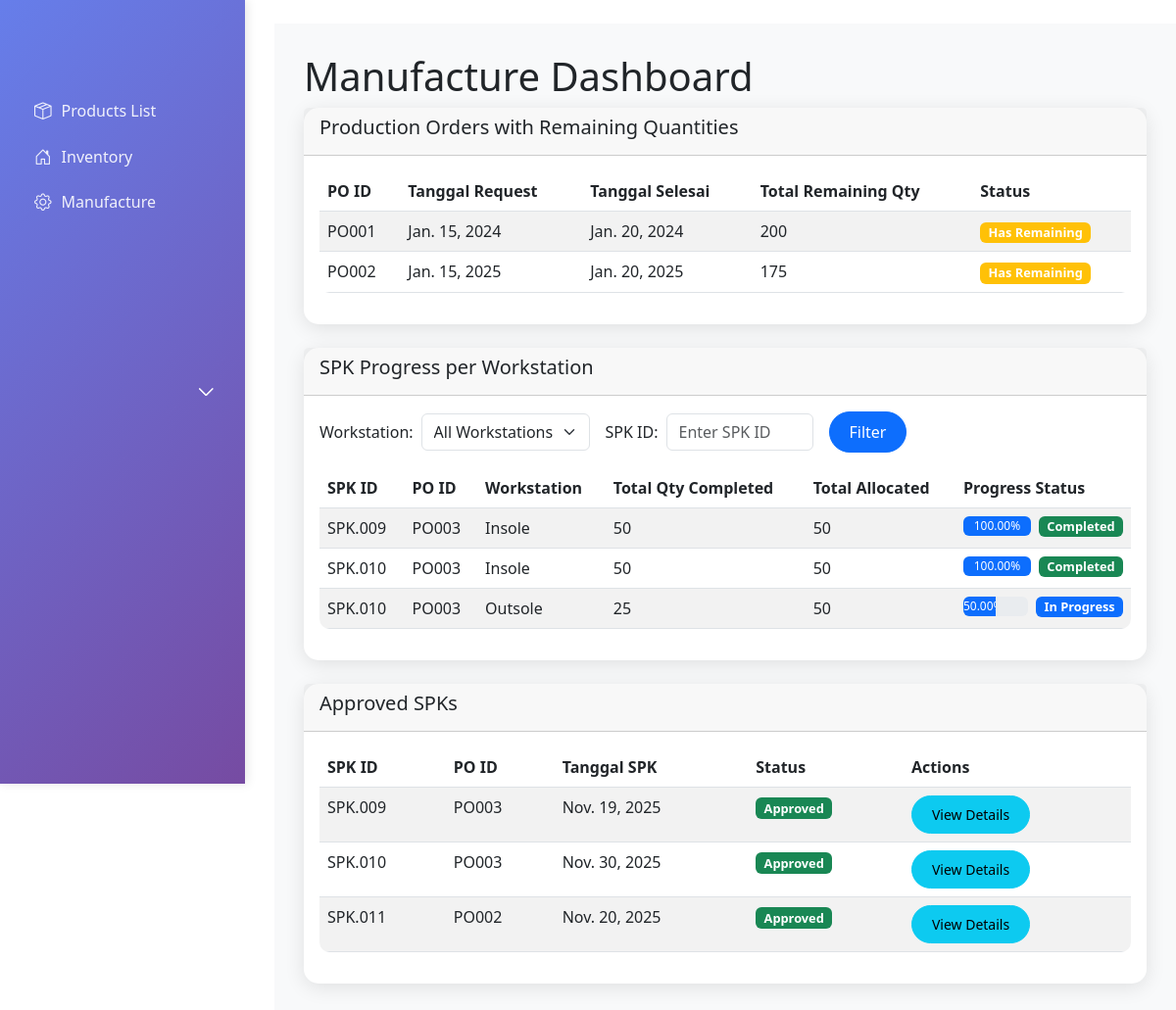
The app's page /manufacture/dashboard/ with its own data.
### manufacture/models.py (models this page shows, shortened)
class ProductionOrder(models.Model):
    id_po = models.CharField(max_length=50, primary_key=True)
    tanggal_request = models.DateField()
    tanggal_selesai = models.DateField()

class SuratPerintahKerja(models.Model):
    STATUS_CHOICES = [
        ('Draft', 'Draft'),
        ('Approved', 'Approved'),
    ]
    id_spk = models.CharField(max_length=50, primary_key=True)
    id_po = models.ForeignKey(ProductionOrder, on_delete=models.CASCADE)
    tanggal_spk = models.DateField()
    status = models.CharField(max_length=50, choices=STATUS_CHOICES, default='Draft')
    keterangan = models.TextField(blank=True)

### manufacture/views.py (the view)
# urls.py: path('dashboard/', views.manufacture_dashboard, name='manufacture_dashboard'),
def manufacture_dashboard(request):
    workstation_filter = request.GET.get('workstation', '')
    spk_filter = request.GET.get('spk_id', '')
    pos_with_remaining = []
    all_pos = ProductionOrder.objects.all()
    for po in all_pos:
        total_po_output = po.productionorderdetail_set.aggregate(
            total=Sum('qty_produksi')
        )['total'] or 0
        total_spk_approved = SPKOutput.objects.filter(
            id_spk__id_po=po,
            id_spk__status='Approved'
        ).aggregate(total=Sum('qty_output'))['total'] or 0
        remaining = total_po_output - total_spk_approved
        if remaining > 0:
            po.total_remaining = remaining
            pos_with_remaining.append(po)
    spk_progress = ProductionProgress.objects.values(
        'id_spk__id_spk',
        'id_spk__id_po__id_po',
        'id_stasiunkerja__nama_stasiun_kerja',
        'id_stasiunkerja'
    ).annotate(
        total_qty_selesai=Sum('qty_selesai')
    ).order_by('id_spk__id_spk', 'id_stasiunkerja__nama_stasiun_kerja')
    progress_data = []
    for progress in spk_progress:
        spk_id = progress['id_spk__id_spk']
        station_id = progress['id_stasiunkerja']
        total_selesai = progress['total_qty_selesai'] or 0
        products_with_station = BOMDetail.objects.filter(
            id_stasiunkerja=station_id
        ).values_list('id_product', flat=True).distinct()
        total_allocated = SPKOutput.objects.filter(
            id_spk__id_spk=spk_id,
            id_product__in=products_with_station
        ).aggregate(total=Sum('qty_output'))['total'] or 0
        percentage = (total_selesai / total_allocated * 100) if total_allocated > 0 else 0
        progress_data.append({
            'spk_id': spk_id,
            'po_id': progress['id_spk__id_po__id_po'],
            'station_name': progress['id_stasiunkerja__nama_stasiun_kerja'],
            'total_qty_selesai': total_selesai,
            'total_allocated': total_allocated,
            'percentage': round(percentage, 2)
        })
    if workstation_filter:
        progress_data = [p for p in progress_data if p['station_name'] == workstation_filter]
    if spk_filter:
        progress_data = [p for p in progress_data if spk_filter.lower() in p['spk_id'].lower()]
    spks = SuratPerintahKerja.objects.filter(status='Approved').select_related('id_po')
    workstations = StasiunKerja.objects.all()
    context = {
        'pos_with_remaining': pos_with_remaining,
        'spk_progress': progress_data,
        'spks': spks,
        'workstation_filter': workstation_filter,
        'spk_filter': spk_filter,
        'workstations': workstations,
    }
    return render(request, 'manufacture/dashboard.html', context)

### manufacture/templates/manufacture/dashboard.html (shortened to what this page needs)
{% extends 'base.html' %}
{% block content %}
<h1>Manufacture Dashboard</h1>
<div class="card mb-4">
    <div class="card-header">
        <h5>Production Orders with Remaining Quantities</h5>
    </div>
    <div class="card-body">
        <div class="table-responsive">
            <table class="table table-striped">
                <thead>
                    <tr>
                        <th>PO ID</th>
                        <th>Tanggal Request</th>
                        <th>Tanggal Selesai</th>
                        <th>Total Remaining Qty</th>
                        <th>Status</th>
                    </tr>
                </thead>
                <tbody>
                    {% for po in pos_with_remaining %}
                    <tr>
                        <td>{{ po.id_po }}</td>
                        <td>{{ po.tanggal_request }}</td>
                        <td>{{ po.tanggal_selesai }}</td>
                        <td>{{ po.total_remaining }}</td>
                        <td>
                            <span class="badge bg-warning">Has Remaining</span>
                        </td>
                    </tr>
                    {% endfor %}
                </tbody>
            </table>
        </div>
    </div>
</div>
<div class="card mb-4">
    <div class="card-header">
        <h5>SPK Progress per Workstation</h5>
    </div>
    <div class="card-body">
        <div class="mb-3">
            <form method="get" class="d-flex align-items-center flex-wrap">
                <label for="workstation" class="form-label me-2 mb-0">Workstation:</label>
                <select name="workstation" id="workstation" class="form-select me-3" style="width: auto;">
                    <option value="">All Workstations</option>
                </select>
                <label for="spk_id" class="form-label me-2 mb-0">SPK ID:</label>
                <input type="text" name="spk_id" id="spk_id" class="form-control me-3" style="width: 150px;" placeholder="Enter SPK ID" value="{{ spk_filter }}">
                <button type="submit" class="btn btn-primary me-2">Filter</button>
            </form>
        </div>
        <div class="table-responsive">
            <table class="table table-striped">
                <thead>
                    <tr>
                        <th>SPK ID</th>
                        <th>PO ID</th>
                        <th>Workstation</th>
                        <th>Total Qty Completed</th>
                        <th>Total Allocated</th>
                        <th>Progress Status</th>
                    </tr>
                </thead>
                <tbody>
                    {% for progress in spk_progress %}
                    <tr>
                        <td>{{ progress.spk_id }}</td>
                        <td>{{ progress.po_id }}</td>
                        <td>{{ progress.station_name }}</td>
                        <td>{{ progress.total_qty_selesai }}</td>
                        <td>{{ progress.total_allocated }}</td>
                        <td>
                            <div class="d-flex align-items-center">
                                <div class="progress flex-grow-1 me-2" style="height: 20px;">
                                    <div class="progress-bar" role="progressbar"
                                         style="width: {{ progress.percentage }}%;"
                                         aria-valuenow="{{ progress.percentage }}"
                                         aria-valuemin="0" aria-valuemax="100">
                                        {{ progress.percentage }}%
                                    </div>
                                </div>
                                {% if progress.percentage == 100 %}
                                    <span class="badge bg-success">Completed</span>
                                {% elif progress.percentage > 0 %}
                                    <span class="badge bg-primary">In Progress</span>
                                {% else %}
                                    <span class="badge bg-secondary">Not Started</span>
                                {% endif %}
                            </div>
                        </td>
                    </tr>
                    {% endfor %}
                </tbody>
            </table>
        </div>
    </div>
</div>
<div class="card mb-4">
    <div class="card-header">
        <h5>Approved SPKs</h5>
    </div>
    <div class="card-body">
        <div class="table-responsive">
            <table class="table table-striped">
                <thead>
                    <tr>
                        <th>SPK ID</th>
                        <th>PO ID</th>
                        <th>Tanggal SPK</th>
                        <th>Status</th>
                        <th>Actions</th>
                    </tr>
                </thead>
                <tbody>
                    {% for spk in spks %}
                    <tr>
                        <td>{{ spk.id_spk }}</td>
                        <td>{{ spk.id_po.id_po }}</td>
                        <td>{{ spk.tanggal_spk }}</td>
                        <td>
                            <span class="badge bg-success">{{ spk.status }}</span>
                        </td>
                        <td>
                            <a href="{% url 'spk_detail' spk.pk %}" class="btn btn-sm btn-info">View Details</a>
                        </td>
                    </tr>
                    {% endfor %}
                </tbody>
            </table>
        </div>
    </div>
</div>
{% endblock %}

### erp_project/templates/base.html (style rules this page uses)
.card { border: none; border-radius: 15px; box-shadow: 0 4px 20px rgba(0,0,0,0.1); }
.btn { border-radius: 25px; padding: 8px 20px; font-weight: 500; }
.table { border-radius: 10px; overflow: hidden; }
.badge { font-size: 0.8rem; }

### records on screen
ProductionOrder: id_po "PO001", tanggal_request "Jan. 15, 2024", tanggal_selesai "Jan. 20, 2024", total_remaining "200"
ProductionOrder: id_po "PO002", tanggal_request "Jan. 15, 2025", tanggal_selesai "Jan. 20, 2025", total_remaining "175"
SuratPerintahKerja: spk_id "SPK.009", po_id "PO003", station_name "Insole", total_qty_selesai "50", total_allocated "50", percentage "100.00", shows "Completed", id_spk "SPK.009", id_po.id_po "PO003", tanggal_spk "Nov. 19, 2025", status "Approved"
SuratPerintahKerja: spk_id "SPK.010", po_id "PO003", station_name "Insole", total_qty_selesai "50", total_allocated "50", percentage "100.00", shows "Completed", station_name "Outsole", total_qty_selesai "25", percentage "50.00", id_spk "SPK.010", id_po.id_po "PO003", tanggal_spk "Nov. 30, 2025", status "Approved"
SuratPerintahKerja: id_spk "SPK.011", id_po.id_po "PO002", tanggal_spk "Nov. 20, 2025", status "Approved"
